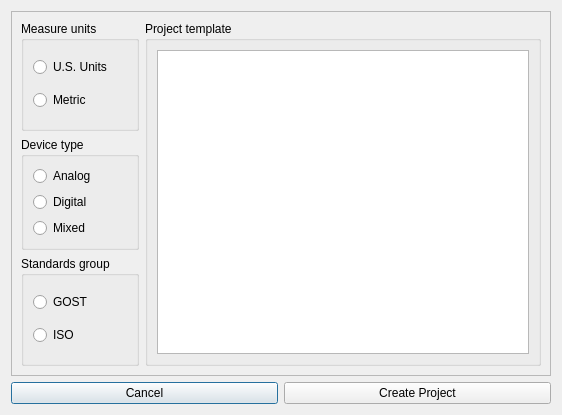
<?xml version="1.0" encoding="UTF-8"?>
<ui version="4.0">
 <class>CreateProjectDialog</class>
 <widget class="QDialog" name="CreateProjectDialog">
  <property name="geometry">
   <rect>
    <x>0</x>
    <y>0</y>
    <width>562</width>
    <height>415</height>
   </rect>
  </property>
  <property name="windowTitle">
   <string>Dialog</string>
  </property>
  <layout class="QGridLayout" name="gridLayout_2">
   <item row="0" column="0" colspan="2">
    <widget class="QFrame" name="frame">
     <property name="frameShape">
      <enum>QFrame::StyledPanel</enum>
     </property>
     <property name="frameShadow">
      <enum>QFrame::Raised</enum>
     </property>
     <layout class="QGridLayout" name="gridLayout_3">
      <item row="0" column="0">
       <widget class="QGroupBox" name="groupBoxMeasure">
        <property name="title">
         <string>Measure units</string>
        </property>
        <layout class="QVBoxLayout" name="verticalLayout">
         <item>
          <widget class="QRadioButton" name="radioButtonUsUnits">
           <property name="text">
            <string>U.S. Units</string>
           </property>
          </widget>
         </item>
         <item>
          <widget class="QRadioButton" name="radioButtonMetric">
           <property name="text">
            <string>Metric</string>
           </property>
          </widget>
         </item>
        </layout>
       </widget>
      </item>
      <item row="0" column="1" rowspan="3">
       <widget class="QGroupBox" name="groupBoxProjectTemplate">
        <property name="title">
         <string>Project template</string>
        </property>
        <layout class="QHBoxLayout" name="horizontalLayout">
         <item>
          <widget class="QListWidget" name="listTemplates"/>
         </item>
        </layout>
       </widget>
      </item>
      <item row="1" column="0">
       <widget class="QGroupBox" name="groupBoxDeviceType">
        <property name="title">
         <string>Device type</string>
        </property>
        <layout class="QVBoxLayout" name="verticalLayout_2">
         <item>
          <widget class="QRadioButton" name="radioButtonAnalog">
           <property name="text">
            <string>Analog</string>
           </property>
          </widget>
         </item>
         <item>
          <widget class="QRadioButton" name="radioButtonDigital">
           <property name="text">
            <string>Digital</string>
           </property>
          </widget>
         </item>
         <item>
          <widget class="QRadioButton" name="radioButtonMixed">
           <property name="text">
            <string>Mixed</string>
           </property>
          </widget>
         </item>
        </layout>
       </widget>
      </item>
      <item row="2" column="0">
       <widget class="QGroupBox" name="groupBoxStandardGroups">
        <property name="title">
         <string>Standards group</string>
        </property>
        <layout class="QVBoxLayout" name="verticalLayout_3">
         <item>
          <widget class="QRadioButton" name="radioButtonGOST">
           <property name="text">
            <string>GOST</string>
           </property>
          </widget>
         </item>
         <item>
          <widget class="QRadioButton" name="radioButtonISO">
           <property name="text">
            <string>ISO</string>
           </property>
          </widget>
         </item>
        </layout>
       </widget>
      </item>
     </layout>
    </widget>
   </item>
   <item row="1" column="0">
    <widget class="QPushButton" name="cancelButton">
     <property name="text">
      <string>Cancel</string>
     </property>
    </widget>
   </item>
   <item row="1" column="1">
    <widget class="QPushButton" name="createProjectButton">
     <property name="text">
      <string>Create Project</string>
     </property>
    </widget>
   </item>
  </layout>
 </widget>
 <resources/>
 <connections/>
</ui>
